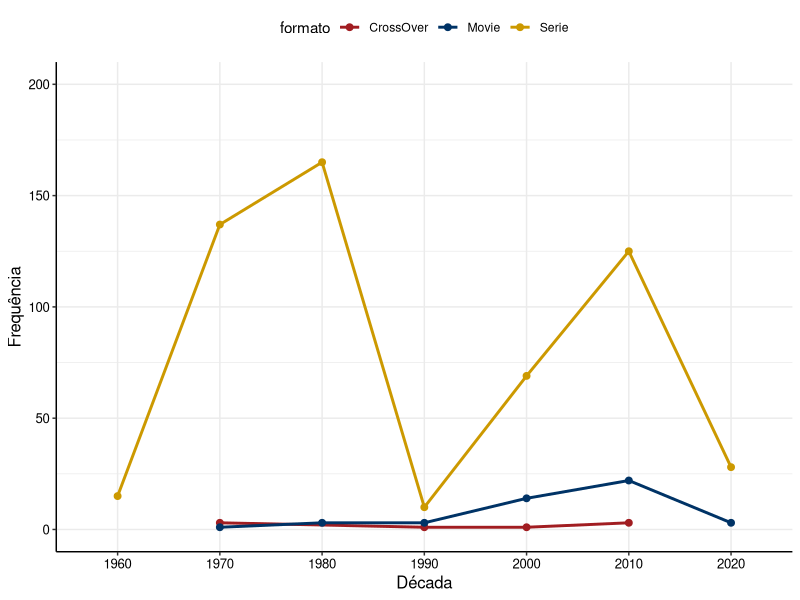
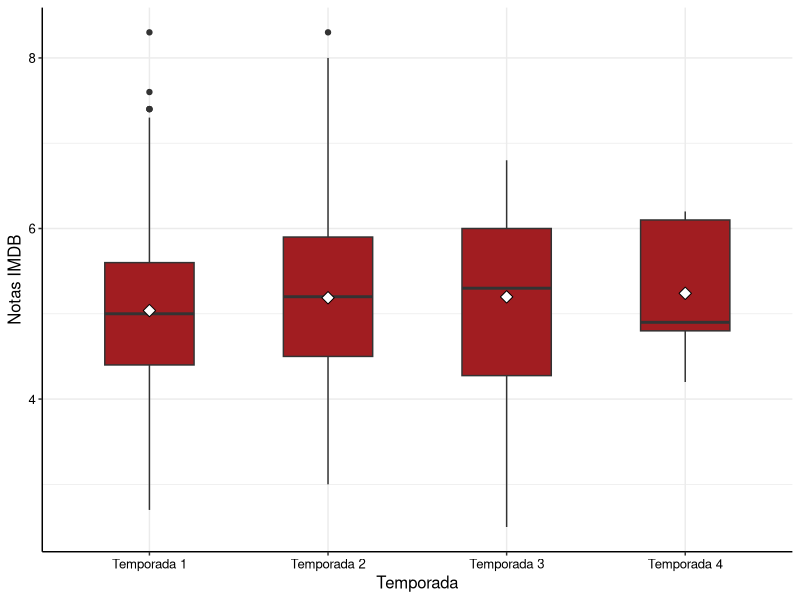
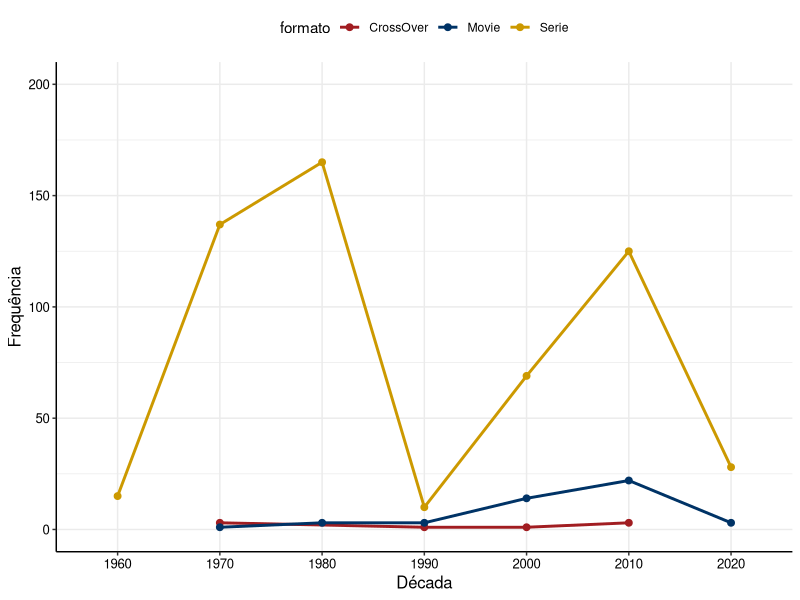
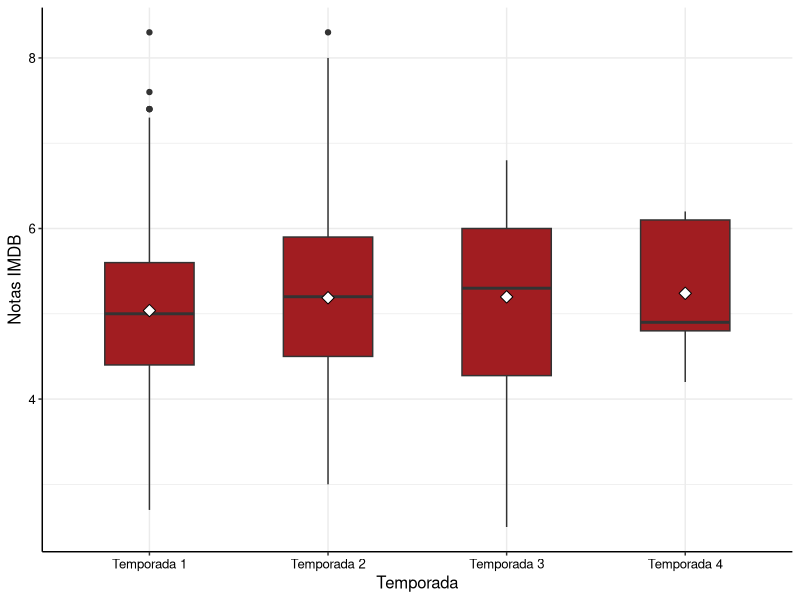

The R script that drew these images, in order: (Note: this script raises an error after producing the figures.)
library(readr)
dados <- read_csv("banco/banco_final.csv")

#ANALISE 1  - Número de lançamentos a cada década por formato de lançamento:

# 1) Número de lançamentos a cada década por formato de lançamento;

### separando os lançamentos em décadas

install.packages("lubridate")
install.packages("dplyr")


library(lubridate)
library(dplyr)
library(tidyr)
library(stringr)
library(tidyverse)

# arrumando theme_estat

estat_colors <- c(
  "#A11D21", "#003366", "#CC9900",
  "#663333", "#FF6600", "#CC9966",
  "#999966", "#006606", "#008091", 
  "#041835", "#666666" )

theme_estat <- function(...) {
  theme <- ggplot2::theme_bw() +
    ggplot2::theme(
      axis.title.y = ggplot2::element_text(colour = "black", size = 12),
      axis.title.x = ggplot2::element_text(colour = "black", size = 12),
      axis.text = ggplot2::element_text(colour = "black", size = 9.5),
      panel.border = ggplot2::element_blank(),
      axis.line = ggplot2::element_line(colour = "black"),
      legend.position = "top",
      ...
    )
  
  return(
    list(
      theme,
      scale_fill_manual(values = estat_colors),
      scale_colour_manual(values = estat_colors)
    )
  )
}


# Converter para formato de data, especificando o formato
dados <- dados %>%
  mutate(date_aired = tryCatch(as.Date(date_aired, format = "%Y-%m-%d"), error = function(e) NA))

# Filtrar as linhas que foram convertidas com sucesso
dados <- dados %>%
  filter(!is.na(date_aired))

# Extrair o ano
dados <- dados %>%
  mutate(year = year(date_aired))

# Calcular a década
dados <- dados %>%
  mutate(decada = 10 * floor(year / 10))



# Agrupar por década e formato de lançamento, e contar o número de lançamentos em cada grupo

library(ggplot2)

banco1 <- dados %>%
  group_by(decada, format)

caminho_junior <- "resultados"

banco1$decada <- as.factor(banco1$decada)

banco1 <- banco1 %>%
  group_by(decada, format) %>%
  summarise(freq = n()) %>%
  mutate(
    freq_relativa = round(freq / sum(freq) * 100,1)
  )
porcentagens <- str_c(banco1$freq_relativa, "%") %>% str_replace("
\\.", ",")
legendas <- str_squish(str_c(banco1$freq, " (", porcentagens, ")")
)

library(dplyr)

# Renomear a coluna "format" para "formato" e a variável "Movie" para "Filme"
banco1 <- banco1 %>%
  rename(formato = format)
 
# ALTERAR MOVIE PARA FILME 

ggplot(banco1) +
  aes(x = decada, y = freq, group = formato, colour = formato) +
  geom_line(size = 1) +
  geom_point(size = 2) +
  labs(x = "Década", y = "Frequência") +
  theme_estat() + scale_x_discrete(limits = unique(banco1$decada)) +
  scale_y_continuous(limits = c(0, 200))
  ggsave(filename = file.path(caminho_junior, "analise-1-trivariado.pdf"), width = 158, height = 93, units = "mm")


####################################################################################################
  
#ANALISE 2 - Variação da nota IMDB por temporada dos episódios:
  
banco2 <- dados 

banco2 <- subset(banco2, format == "Serie")  

banco2<- subset(banco2, season != "Special")

# Calculando a variância de 'imdb' agrupada por 'season'
variancia_por_season <- tapply(banco2$imdb, banco2$season, var)

# Visualizando os resultados
print(variancia_por_season)


# Calculando a média de 'imdb' agrupada por 'season'
media_por_season <- aggregate(imdb ~ season, data = banco2, FUN = mean)

# Visualizando os resultados
print(media_por_season)

# Calculando o desvio padrão das médias por temporada
desvio_padrao_por_season <- tapply(banco2$imdb, banco2$season, sd)


# Criando um novo data frame com os dados de variância e média por temporada
mini_dataframe <- data.frame(Season = names(variancia_por_season),
                             Variance = variancia_por_season,
                             Mean = media_por_season$imdb,
                             DesvioPadrao = desvio_padrao_por_season)

# Visualizando o novo data frame
print(mini_dataframe)

#Calculando a variância das médias

variancia_medias_por_season <- var(media_por_season$imdb)

print(variancia_medias_por_season)

#Calculando dados gerais

media_todas_temporadas <- mean(banco2$imdb)
variancia_geral <- var(banco2$imdb)
desvio_padrao_geral <- sd(dados$imdb)

#Agrupapando
dados_gerais <- data.frame(Media = media_todas_temporadas, Variance = variancia_geral, Desvio_Padrao = desvio_padrao_geral)


#Gráfico


  banco2$season <- ifelse(banco2$season == 1, "Temporada 1",
                          ifelse(banco2$season == 2, "Temporada 2",
                                 ifelse(banco2$season == 3, "Temporada 3",
                                        ifelse(banco2$season == 4, "Temporada 4", "Outra Temporada"))))
  

  
  # Primeiro, converta a variável 'season' para fator e ordene as temporadas
  banco2$season <- factor(banco2$season, levels = sort(unique(banco2$season)))
  
  # Criar o boxplot com ggplot2
  ggplot(banco2) +
    aes(x = season, y = imdb) +
    geom_boxplot(fill = "#A11D21", width = 0.5) +
    stat_summary(
      fun = "mean", geom = "point", shape = 23, size = 3, fill = "white"
    ) +
    labs(x = "Temporada", y = "Notas IMDB") +
    theme_estat()  # Supondo que 'theme_estat' seja um tema personalizado, você pode substituí-lo por 'theme_minimal' ou seu tema preferido
  
  ggsave(filename = file.path(caminho_junior, "analise-2-boxplot.pdf"), width = 185, height = 93, units = "mm")
  
  
  
  ####################################################################################################
  
  #ANALISE 3 - Top 3 terrenos mais frequentes pela ativação da armadilha:
  
  dados3 <- read_csv("banco/banco_final.csv")
  
  dados3resumo <- data.frame(dados3$setting_terrain, dados3$trap_work_first)
  
  # Exibir o dataframe resultante
  print(dados3resumo)

  
  
  # Obter os valores únicos na coluna "setting_terrain"
  valores_unicos <- unique(dados3$setting_terrain)
  
  # Exibir os valores únicos
  print(valores_unicos)
  
  

  
  # Criar um fator com valores numéricos específicos para cada categoria
  dados3resumo$setting_terrain_numeric <- factor(dados3$setting_terrain, levels = c("Urban", "Coast", "Island", "Cave", "Desert", "Forest", "Swamp", "Ocean", "Rural", "Snow", "Jungle", "Mountain", "Moon", "Space", "Air"), labels = c(1, 2, 3, 4, 5, 6, 7, 8, 9, 10, 11, 12, 13, 14, 15))
  
  # Converter o fator em valores numéricos
  dados3resumo$setting_terrain_numeric <- as.numeric(dados3$setting_terrain_numeric)
  
  # Exibir o resultado
  print(dados3resumo)
  
  # Tirando NAS
  resumo3 <- na.omit(dados3resumo)


  resumo3 <- resumo3 %>%
    rename(terreno = dados3.setting_terrain,
           trap = dados3.trap_work_first,
           numero = setting_terrain_numeric)

  # Calculamos a tabela de frequência dos números
  frequencia_numeros <- table(resumo3$numero)
  
  # Ordenamos a tabela de frequência em ordem decrescente e selecionamos os três números mais frequentes
  numeros_mais_frequentes <- names(head(sort(frequencia_numeros, decreasing = TRUE), 3))
  
  # Filtramos o dataframe original para incluir apenas os três números mais frequentes
  resumo3_filtrado <- resumo3[resumo3$numero %in% numeros_mais_frequentes, ]
  
  # Exibindo o dataframe filtrado
  print(resumo3_filtrado) 

  library(dplyr)
  
  # Suponha que você tenha um dataframe chamado "resumo3_filtrado" com a coluna "numero"
  
  resumo3_filtrado <- resumo3_filtrado %>%
    mutate(numero = case_when(
      numero == 1 ~ "Urban",
      numero == 6 ~ "Rural",
      numero == 9 ~ "Forest",
      TRUE ~ as.character(numero)  # Para manter os valores que não são 1, 6 ou 9
    ))
  
  
  #grafico
  
  library(ggplot2)
  library(dplyr)
  library(forcats) # para usar fct_reorder
  
  trans_drv <- resumo3_filtrado %>%
    group_by(numero, trap) %>%
    summarise(freq = n()) %>%
    mutate(
      freq_relativa = round(freq / sum(freq) * 100, 1)
    )
  
  porcentagens <- str_c(trans_drv$freq_relativa, "%") %>% str_replace("
\\.", ",")
  legendas <- str_squish(str_c(trans_drv$freq, " (", porcentagens, ")")
  )
  
  
  ggplot(trans_drv) +
    aes(
      x = fct_reorder(numero, freq, .desc = TRUE), 
      y = freq,
      fill = trap, 
      label = legendas
    ) +
    geom_col(position = position_dodge2(preserve = "single", padding = 0)) +
    geom_text( 
      position = position_dodge(width = 0.9),
      vjust = -0.5, hjust = 0.5,
      size = 2.5
  
    ) +
    labs(x = "Terreno", y = "Frequência", fill = "Armadilha") +
    theme_estat()
  ggsave(filename = file.path(caminho_junior, "analise-3-colunas-bi-freq.pdf"), width = 158, height = 93, units = "mm")

  # separando para tabela
  
  library(dplyr)
  
  # Suponha que você tenha um dataframe chamado "dados" com a coluna "set_terrain"
  
  library(dplyr)
  
  # Suponha que você tenha um dataframe chamado "dados" com as colunas "setting_terrain" e "trap_work_first"
  
  # Calcular a contagem de ocorrências de cada terreno
  contagem_terrenos <- count(dados3, setting_terrain)
  
  # Selecionar os cinco terrenos mais frequentes
  cinco_terrenos_mais_frequentes <- contagem_terrenos %>%
    top_n(5, wt = n) %>%
    pull(setting_terrain)
  
  # Filtrar o dataframe original para incluir apenas os cinco terrenos mais frequentes
  mini3 <- dados3 %>%
    filter(setting_terrain %in% cinco_terrenos_mais_frequentes) %>%
    select(setting_terrain, trap_work_first)
  
  mini3 <- na.omit(mini3)
  
  # Exibir o mini dataframe
  print(mini3)
  
  library(dplyr)
  
  # Calcula a tabela de frequência para cada variável de setting_terrain e trap_work_first
  mini3freq <- mini3 %>%
    group_by(setting_terrain, trap_work_first) %>%
    summarise(frequencia = n()) %>%
    arrange(setting_terrain, trap_work_first)
  
  # Exibe a tabela de frequência
  print(mini3freq)
  
  
  # Remover linhas com NA na coluna "setting_terrain"
  dados3_sem_na <- na.omit(dados3$setting_terrain)
  
  # Calcular a frequência de cada variável após remover os NA
  frequencia_setting_terrain <- table(dados3_sem_na)
  
  # Ordenar os valores de frequência do mais frequente para o menos frequente
  frequencia_setting_terrain_ordenada <- sort(frequencia_setting_terrain, decreasing = TRUE)
  
  # Exibir a frequência de cada variável ordenada
  print(frequencia_setting_terrain_ordenada)
  
  
  #tabela nova
  
  dados3_clean <- dados3[!is.na(dados3$setting_terrain), ]
  
  cont2 <- count(dados3_clean, setting_terrain)

  # Instale o pacote dplyr se ainda não estiver instalado
  # install.packages("dplyr")
  
  # Carregar o pacote dplyr
  library(dplyr)
  
  # Data frame com valores NA em trap_work_first
  dados_na <- dados3 %>% filter(is.na(trap_work_first))
  
  # Data frame com valores não NA em trap_work_first
  dados_not_na <- dados3 %>% filter(!is.na(trap_work_first))

  
  # Instalar o pacote dplyr se ainda não estiver instalado
  # install.packages("dplyr")
  
  # Carregar o pacote dplyr
  library(dplyr)
  
  dados_summary <- dados3 %>%
    group_by(setting_terrain) %>%
    summarise(
      na_count = sum(is.na(trap_work_first)),
      not_na_count = sum(!is.na(trap_work_first))
    ) %>%
    mutate(total_count = na_count + not_na_count)
  
  # Verificar o resultado
  print(dados_summary)
  
  
# analise 4
  
 banco4 <- read_csv("banco/banco_final.csv")
 
 resumo4 <- data.frame(IMDB = banco4$imdb, engajamento = banco4$engagement)
 
 correlacao <- cor(resumo4$IMDB, resumo4$engajamento,method = "pearson",  use = "complete.obs")
 
 modelo <- lm(engagemento ~ IMDB, data = resumo4)
 
 mediaimdb <- mean(resumo4$IMDB)
 
 mediaeng <- mean(resumo4$engajamento)


 
 #grafico 4
 
 ggplot(resumo4) +
   aes(x = IMDB, y = engajamento) +
   geom_point(colour = "#A11D21", size = 3, alpha = 0.5) +
   geom_smooth(method = "lm", color = "#003366", se = FALSE) +
   labs(
     x = "Nota IMDB",
     y = "Engajamento"
   ) + scale_x_continuous(limits = c(2, NA)) +
   theme_estat()
 ggsave(filename = file.path(caminho_junior, "analise-4-disp-bi-freq.pdf"), width = 158, height = 93, units = "mm")
 
 
 #QUADRO 
 
 print_quadro_resumo <- function(data, var_name, title="Medidas resumo da(o) [nome da variável]", label="quad:quadro_resumo1")
 {
   var_name <- substitute(var_name)
   data <- data %>%
     summarize(`Média` = round(mean(!!sym(var_name)),2),
               `Desvio Padrão` = round(sd(!!sym(var_name)),2),
               `Variância` = round(var(!!sym(var_name)),2),
               `Mínimo` = round(min(!!sym(var_name)),2),
               `1º Quartil` = round(quantile(!!sym(var_name), probs = .25),2),
               `Mediana` = round(quantile(!!sym(var_name), probs = .5),2),
               `3º Quartil` = round(quantile(!!sym(var_name), probs = .75),2),
               `Máximo` = round(max(!!sym(var_name)),2)) %>%
     t() %>% 
     as.data.frame() %>%
     rownames_to_column()
   
   latex <- str_c("\\begin{quadro}[H]
\t\\caption{", title, "}
\t\\centering
\t\\begin{adjustbox}{max width=\\textwidth}
\t\\begin{tabular}{", sep="")
   
   col_count <- ncol(data)
   row_count <- nrow(data)
   latex <- str_c(latex, "| l |\n", sep=" ")
   for (i in seq(2, col_count))
   {
     numCount <- data[i, -c(1)] %>%
       as.numeric() %>%
       {floor(log10(.)) + 1} %>%
       max()
     latex <- str_c(latex, "\t\t\tS[table-format = ", numCount ,".2]\n", sep="")
   }
   
   
   latex <- str_c(latex, "\t\t\t|}\n\t\\toprule\n\t\t", sep="")
   if (col_count > 2)
   {
     for (i in seq(1,col_count))
     {
       if (i == 1)
         latex <- str_c(latex, "\\textbf{Estatística}", sep="")
       else
         latex <- str_c(latex, " \\textbf{", data[1, i], "}", sep="")
       
       if (i < col_count)
         latex <- str_c(latex, "&", sep=" ")
       else
         latex <- str_c(latex, "\\\\\n", sep=" ")
     }
   }
   else
   {
     latex <- str_c(latex, "\\textbf{Estatística} & \\textbf{Valor} \\\\\n", sep="")  
   }
   
   latex <- str_c(latex, "\t\t\\midrule\n", sep="")
   
   if (col_count > 2)
     starting_number <- 2
   else
     starting_number <- 1
   
   for (i in seq(starting_number, row_count))
   {
     latex <- str_c(latex, "\t\t", str_flatten(t(data[i,]), collapse = " & "), " \\\\\n")
   }
   latex <- str_c(latex, "\t\\bottomrule
\t\\end{tabular}
\t\\label{", label, "}
\t\\end{adjustbox}
\\end{quadro}", sep="")
   
   writeLines(latex)
 }
 
 #
 
 resumo4 %>%
   print_quadro_resumo(var_name = IMDB)
 resumo4 %>%
   print_quadro_resumo(var_name = engajamento)
 
 variancia <- var(resumo4$engajamento)

 
 # ANALISE 5 Variação da nota de 
 #engajamento pelo personagem que 
 #onseguiu capturar o monstro:
 
 banco5 <- read_csv("banco/banco_final.csv")
 
 resumo5 <- data.frame(banco5$engagement, banco5$caught_fred, banco5$caught_daphnie, banco5$caught_velma, banco5$caught_shaggy, banco5$caught_scooby, banco5$caught_other)
 
 colnames(resumo5) <- c("engajamento", "Fred", "Daphnie", "Velma", "Shaggy", "Scooby", "Outros")

#
 
 # Transformando colunas em uma única coluna
 resumo5_long <- pivot_longer(resumo5, 
                              cols = c(Fred, Daphnie, Velma, Shaggy, Scooby, Outros), 
                              names_to = "personagem", 
                              values_to = "captured")
 
 # Filtrando apenas as linhas onde 'captured' é TRUE
 resumo5_captured <- resumo5_long[resumo5_long$captured == TRUE, ]
 
 # Removendo a coluna 'captured' pois só temos TRUE agora
 resumo5_captured <- resumo5_captured[, -3]
 
 # Visualizando o resultado
 print(resumo5_captured)
 
 # Retirando NAs
 
 resumo5_captured <- na.omit(resumo5_captured)
 
 # Ordenando
 
 ordem_personagens <- c("Fred", "Daphnie", "Velma", "Shaggy", "Scooby", "Outros")
 
 resumo5_captured$personagem <- factor(resumo5_captured$personagem, levels = ordem_personagens)
 
 ggplot(resumo5_captured) +
   aes(x = personagem, y = engajamento) +
   geom_boxplot(fill = "#A11D21", width = 0.5) +
   stat_summary(
     fun = "mean", geom = "point", shape = 23, size = 3, fill = "white"
   ) +
   labs(x = "Capturador", y = "Engajamento") +
   theme_estat()  +
   scale_y_continuous(breaks = seq(0, ceiling(max(resumo5_captured$engajamento)), by = 25))
 ggsave(filename = file.path(caminho_junior, "analise-5-boxplot.pdf"), width = 185, height = 93, units = "mm")
 
 